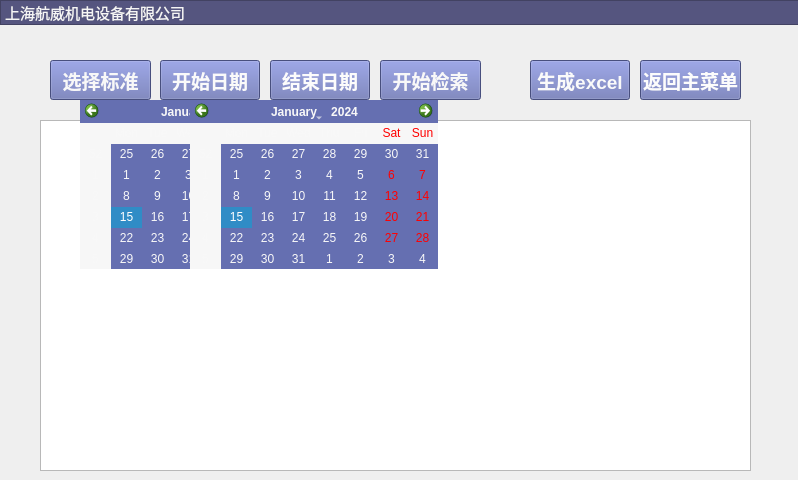
<?xml version="1.0" encoding="UTF-8"?>
<ui version="4.0">
 <class>Form</class>
 <widget class="QWidget" name="Form">
  <property name="geometry">
   <rect>
    <x>0</x>
    <y>0</y>
    <width>798</width>
    <height>480</height>
   </rect>
  </property>
  <property name="windowTitle">
   <string>Form</string>
  </property>
  <property name="styleSheet">
   <string notr="true"/>
  </property>
  <widget class="QPushButton" name="backtomainwindow">
   <property name="geometry">
    <rect>
     <x>640</x>
     <y>60</y>
     <width>101</width>
     <height>40</height>
    </rect>
   </property>
   <property name="font">
    <font>
     <pointsize>14</pointsize>
     <weight>75</weight>
     <bold>true</bold>
    </font>
   </property>
   <property name="styleSheet">
    <string notr="true">background-color: rgb(101, 111, 177);
color: rgb(252, 252, 252);</string>
   </property>
   <property name="inputMethodHints">
    <set>Qt::ImhNone</set>
   </property>
   <property name="text">
    <string>返回主菜单</string>
   </property>
   <property name="checkable">
    <bool>false</bool>
   </property>
  </widget>
  <widget class="QPushButton" name="date">
   <property name="geometry">
    <rect>
     <x>160</x>
     <y>60</y>
     <width>100</width>
     <height>40</height>
    </rect>
   </property>
   <property name="font">
    <font>
     <pointsize>14</pointsize>
     <weight>75</weight>
     <bold>true</bold>
    </font>
   </property>
   <property name="styleSheet">
    <string notr="true">background-color: rgb(101, 111, 177);
color: rgb(250, 250, 250);</string>
   </property>
   <property name="inputMethodHints">
    <set>Qt::ImhNone</set>
   </property>
   <property name="text">
    <string>开始日期</string>
   </property>
   <property name="checkable">
    <bool>false</bool>
   </property>
  </widget>
  <widget class="QPushButton" name="standard">
   <property name="geometry">
    <rect>
     <x>50</x>
     <y>60</y>
     <width>101</width>
     <height>40</height>
    </rect>
   </property>
   <property name="font">
    <font>
     <pointsize>14</pointsize>
     <weight>75</weight>
     <bold>true</bold>
    </font>
   </property>
   <property name="styleSheet">
    <string notr="true">background-color: rgb(101, 111, 177);
color: rgb(248, 248, 248);</string>
   </property>
   <property name="inputMethodHints">
    <set>Qt::ImhNone</set>
   </property>
   <property name="text">
    <string>选择标准</string>
   </property>
   <property name="checkable">
    <bool>false</bool>
   </property>
   <property name="flat">
    <bool>false</bool>
   </property>
  </widget>
  <widget class="QPushButton" name="excel">
   <property name="geometry">
    <rect>
     <x>530</x>
     <y>60</y>
     <width>100</width>
     <height>40</height>
    </rect>
   </property>
   <property name="font">
    <font>
     <pointsize>14</pointsize>
     <weight>75</weight>
     <bold>true</bold>
    </font>
   </property>
   <property name="styleSheet">
    <string notr="true">background-color: rgb(101, 111, 177);
color: rgb(250, 250, 250);</string>
   </property>
   <property name="inputMethodHints">
    <set>Qt::ImhNone</set>
   </property>
   <property name="text">
    <string>生成excel</string>
   </property>
   <property name="checkable">
    <bool>false</bool>
   </property>
  </widget>
  <widget class="QTextBrowser" name="textBrowser">
   <property name="geometry">
    <rect>
     <x>0</x>
     <y>0</y>
     <width>3000</width>
     <height>25</height>
    </rect>
   </property>
   <property name="font">
    <font>
     <pointsize>11</pointsize>
    </font>
   </property>
   <property name="styleSheet">
    <string notr="true">background-color: rgb(85, 85, 127);</string>
   </property>
   <property name="html">
    <string>&lt;!DOCTYPE HTML PUBLIC &quot;-//W3C//DTD HTML 4.0//EN&quot; &quot;http://www.w3.org/TR/REC-html40/strict.dtd&quot;&gt;
&lt;html&gt;&lt;head&gt;&lt;meta name=&quot;qrichtext&quot; content=&quot;1&quot; /&gt;&lt;style type=&quot;text/css&quot;&gt;
p, li { white-space: pre-wrap; }
&lt;/style&gt;&lt;/head&gt;&lt;body style=&quot; font-family:'SimSun'; font-size:11pt; font-weight:400; font-style:normal;&quot;&gt;
&lt;p style=&quot; margin-top:0px; margin-bottom:0px; margin-left:0px; margin-right:0px; -qt-block-indent:0; text-indent:0px;&quot;&gt;&lt;span style=&quot; color:#f5f5f5;&quot;&gt;上海航威机电设备有限公司&lt;/span&gt;&lt;/p&gt;&lt;/body&gt;&lt;/html&gt;</string>
   </property>
  </widget>
  <widget class="QPushButton" name="date_2">
   <property name="geometry">
    <rect>
     <x>270</x>
     <y>60</y>
     <width>100</width>
     <height>40</height>
    </rect>
   </property>
   <property name="font">
    <font>
     <pointsize>14</pointsize>
     <weight>75</weight>
     <bold>true</bold>
    </font>
   </property>
   <property name="styleSheet">
    <string notr="true">background-color: rgb(101, 111, 177);
color: rgb(252, 252, 252);</string>
   </property>
   <property name="inputMethodHints">
    <set>Qt::ImhNone</set>
   </property>
   <property name="text">
    <string>结束日期</string>
   </property>
   <property name="checkable">
    <bool>false</bool>
   </property>
  </widget>
  <widget class="QPushButton" name="setsql">
   <property name="geometry">
    <rect>
     <x>380</x>
     <y>60</y>
     <width>101</width>
     <height>40</height>
    </rect>
   </property>
   <property name="font">
    <font>
     <pointsize>14</pointsize>
     <weight>75</weight>
     <bold>true</bold>
    </font>
   </property>
   <property name="styleSheet">
    <string notr="true">background-color: rgb(101, 111, 177);
color: rgb(248, 248, 248);</string>
   </property>
   <property name="inputMethodHints">
    <set>Qt::ImhNone</set>
   </property>
   <property name="text">
    <string>开始检索</string>
   </property>
   <property name="checkable">
    <bool>false</bool>
   </property>
   <property name="flat">
    <bool>false</bool>
   </property>
  </widget>
  <widget class="QTextEdit" name="textEdit">
   <property name="geometry">
    <rect>
     <x>340</x>
     <y>240</y>
     <width>104</width>
     <height>64</height>
    </rect>
   </property>
  </widget>
  <widget class="QTableView" name="tableView">
   <property name="geometry">
    <rect>
     <x>40</x>
     <y>120</y>
     <width>711</width>
     <height>351</height>
    </rect>
   </property>
  </widget>
  <widget class="QCalendarWidget" name="calendarWidget">
   <property name="geometry">
    <rect>
     <x>80</x>
     <y>100</y>
     <width>248</width>
     <height>169</height>
    </rect>
   </property>
   <property name="styleSheet">
    <string notr="true">background-color: rgb(101, 111, 177);
color: rgb(248, 248, 248);</string>
   </property>
  </widget>
  <widget class="QCalendarWidget" name="calendarWidget_2">
   <property name="geometry">
    <rect>
     <x>190</x>
     <y>100</y>
     <width>248</width>
     <height>169</height>
    </rect>
   </property>
   <property name="styleSheet">
    <string notr="true">background-color: rgb(101, 111, 177);
color: rgb(248, 248, 248);</string>
   </property>
  </widget>
 </widget>
 <resources/>
 <connections/>
</ui>
